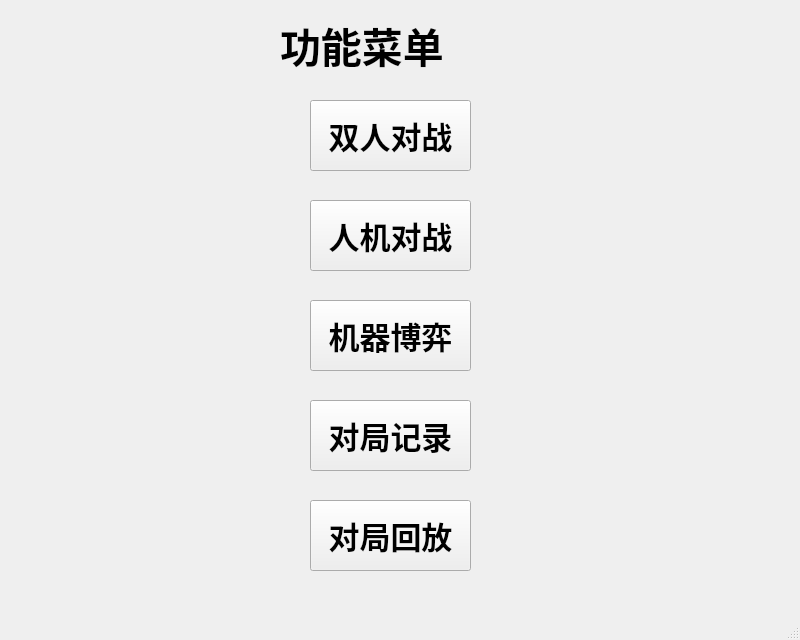
<?xml version="1.0" encoding="UTF-8"?>
<ui version="4.0">
 <class>choose</class>
 <widget class="QMainWindow" name="choose">
  <property name="geometry">
   <rect>
    <x>0</x>
    <y>0</y>
    <width>800</width>
    <height>640</height>
   </rect>
  </property>
  <property name="windowTitle">
   <string>MainWindow</string>
  </property>
  <widget class="QWidget" name="centralwidget">
   <widget class="QLabel" name="label">
    <property name="geometry">
     <rect>
      <x>280</x>
      <y>0</y>
      <width>221</width>
      <height>91</height>
     </rect>
    </property>
    <property name="font">
     <font>
      <family>华文行楷</family>
      <pointsize>31</pointsize>
      <weight>75</weight>
      <bold>true</bold>
      <strikeout>false</strikeout>
     </font>
    </property>
    <property name="mouseTracking">
     <bool>false</bool>
    </property>
    <property name="text">
     <string>功能菜单</string>
    </property>
   </widget>
   <widget class="QPushButton" name="pushButton">
    <property name="geometry">
     <rect>
      <x>310</x>
      <y>100</y>
      <width>161</width>
      <height>71</height>
     </rect>
    </property>
    <property name="font">
     <font>
      <family>楷体</family>
      <pointsize>23</pointsize>
      <weight>75</weight>
      <bold>true</bold>
     </font>
    </property>
    <property name="text">
     <string>双人对战</string>
    </property>
   </widget>
   <widget class="QPushButton" name="pushButton_2">
    <property name="geometry">
     <rect>
      <x>310</x>
      <y>200</y>
      <width>161</width>
      <height>71</height>
     </rect>
    </property>
    <property name="font">
     <font>
      <family>楷体</family>
      <pointsize>23</pointsize>
      <weight>75</weight>
      <bold>true</bold>
     </font>
    </property>
    <property name="text">
     <string>人机对战</string>
    </property>
   </widget>
   <widget class="QPushButton" name="pushButton_3">
    <property name="geometry">
     <rect>
      <x>310</x>
      <y>300</y>
      <width>161</width>
      <height>71</height>
     </rect>
    </property>
    <property name="font">
     <font>
      <family>楷体</family>
      <pointsize>23</pointsize>
      <weight>75</weight>
      <bold>true</bold>
     </font>
    </property>
    <property name="text">
     <string>机器博弈</string>
    </property>
   </widget>
   <widget class="QPushButton" name="pushButton_4">
    <property name="geometry">
     <rect>
      <x>310</x>
      <y>400</y>
      <width>161</width>
      <height>71</height>
     </rect>
    </property>
    <property name="font">
     <font>
      <family>楷体</family>
      <pointsize>23</pointsize>
      <weight>75</weight>
      <bold>true</bold>
     </font>
    </property>
    <property name="text">
     <string>对局记录</string>
    </property>
   </widget>
   <widget class="QPushButton" name="pushButton_5">
    <property name="geometry">
     <rect>
      <x>310</x>
      <y>500</y>
      <width>161</width>
      <height>71</height>
     </rect>
    </property>
    <property name="font">
     <font>
      <family>楷体</family>
      <pointsize>23</pointsize>
      <weight>75</weight>
      <bold>true</bold>
     </font>
    </property>
    <property name="text">
     <string>对局回放</string>
    </property>
   </widget>
  </widget>
  <widget class="QMenuBar" name="menubar">
   <property name="geometry">
    <rect>
     <x>0</x>
     <y>0</y>
     <width>800</width>
     <height>26</height>
    </rect>
   </property>
  </widget>
  <widget class="QStatusBar" name="statusbar"/>
 </widget>
 <resources/>
 <connections/>
</ui>
